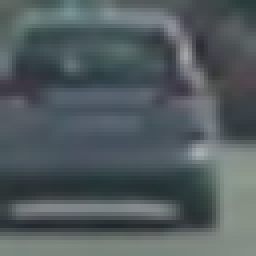
#> input picture vehicles/GTI_Far/image0006.png, 64 x 64 px (shown 4 times larger); its folder holds only this picture in this run; the run also reads 1 picture not shown here
$ jupyter execute --allow-errors vehicle_detection.ipynb   (shell and % lines are left out)   (older library calls are emulated)
#> lines starting #> are read from the running program, lines starting #| are printed output that depends on the picture
# Vehicle Detection

[cell 1]
import matplotlib.image as mpimg
import matplotlib.pyplot as plt
import numpy as np
import glob
from skimage.feature import hog
from sklearn.preprocessing import StandardScaler
import pickle
import cv2

Prepare data for classifier

[cell 2]
cars = glob.glob('vehicles/*/*.png')
notcars = glob.glob('non-vehicles/*/*.png')

print('* images analysis ',
      len(cars), ' cars and',
      len(notcars), ' non-cars')

[cell 3]
# Define a function to return some characteristics of the dataset
def data_look(car_list, notcar_list):
    data_dict = {}
    # Define a key in data_dict "n_cars" and store the number of car images
    data_dict["n_cars"] = len(car_list)
    # Define a key "n_notcars" and store the number of notcar images
    data_dict["n_notcars"] = len(notcar_list)
    # Read in a test image, either car or notcar
    example_img = mpimg.imread(car_list[0])
#> example_img is the input picture: shape (64, 64, 3) float32; mean R, G, B 0.322, 0.361, 0.373
    # Define a key "image_shape" and store the test image shape 3-tuple
    data_dict["image_shape"] = example_img.shape
    # Define a key "data_type" and store the data type of the test image.
    data_dict["data_type"] = example_img.dtype
    # Return data_dict
    return data_dict

[cell 4]
data_info = data_look(cars, notcars)
print('* function returned a count of',
      data_info["n_cars"], ' cars and',
      data_info["n_notcars"], ' non-cars')
#| * function returned a count of 2  cars and 0  non-cars
print('* image size: ', data_info["image_shape"], ' and data type:',
      data_info["data_type"])
#| * image size:  (64, 64, 3)  and data type: float32

[cell 5]
# sample_size = 500
# cars = cars[0:sample_size]
# notcars = notcars[0:sample_size]

color_space = 'YCrCb' # Can be RGB, HSV, LUV, HLS, YUV, YCrCb
orient = 9  # HOG orientations
pix_per_cell = 16 # HOG pixels per cell
cell_per_block = 2 # HOG cells per block
hog_channel = "ALL" # Can be 0, 1, 2, or "ALL"
spatial_size = (32, 32) # Spatial binning dimensions
hist_bins = 32    # Number of histogram bins
spatial_feat = True # Spatial features on or off
hist_feat = True # Histogram features on or off
hog_feat = True # HOG features on or off

[cell 6]
# Read in car / not-car images
car_ind = np.random.randint(0, len(cars))
#> car_ind = 0
#> (the rest of this cell did not finish here and is left out)

[cell 7]
##Extract Feastures Functions

def bin_spatial(img, size=(32, 32)):
    # Use cv2.resize().ravel() to create the feature vector
    features = cv2.resize(img, size).ravel()
    # Return the feature vector
    return features

# Define a function to compute color histogram features
def color_hist(img, nbins=32, bins_range=(0, 256)):
    # Compute the histogram of the color channels separately
    channel1_hist = np.histogram(img[:,:,0], bins=nbins, range=bins_range)
    channel2_hist = np.histogram(img[:,:,1], bins=nbins, range=bins_range)
    channel3_hist = np.histogram(img[:,:,2], bins=nbins, range=bins_range)
    # Concatenate the histograms into a single feature vector
    hist_features = np.concatenate((channel1_hist[0], channel2_hist[0], channel3_hist[0]))
    # Return the individual histograms, bin_centers and feature vector
    return hist_features

def get_hog_features(img, orient, pix_per_cell, cell_per_block,
                        vis=False, feature_vec=True):
    # Call with two outputs if vis==True
    if vis == True:
        features, hog_image = hog(img, orientations=orient, pixels_per_cell=(pix_per_cell, pix_per_cell),
                                  cells_per_block=(cell_per_block, cell_per_block), transform_sqrt=True,
                                  visualise=vis, feature_vector=feature_vec)
        return features, hog_image
    # Otherwise call with one output
    else:
        features = hog(img, orientations=orient, pixels_per_cell=(pix_per_cell, pix_per_cell),
                       cells_per_block=(cell_per_block, cell_per_block), transform_sqrt=True,
                       visualise=vis, feature_vector=feature_vec)
        return features

# Define a function to extract features from a list of images
# Have this function call bin_spatial() and color_hist()
def extract_features(imgs, cspace='RGB', spatial_size=(32, 32),
                        hist_bins=32, hist_range=(0, 256), orient=9,
                        pix_per_cell=8, cell_per_block=2, hog_channel=0):
    # Create a list to append feature vectors to
    features = []
    # Iterate through the list of images
    for file in imgs:
        # Read in each one by one
        image = mpimg.imread(file)
        # apply color conversion if other than 'RGB'
        if cspace != 'RGB':
            if cspace == 'HSV':
                feature_image = cv2.cvtColor(image, cv2.COLOR_RGB2HSV)
            elif cspace == 'LUV':
                feature_image = cv2.cvtColor(image, cv2.COLOR_RGB2LUV)
            elif cspace == 'HLS':
                feature_image = cv2.cvtColor(image, cv2.COLOR_RGB2HLS)
            elif cspace == 'YUV':
                feature_image = cv2.cvtColor(image, cv2.COLOR_RGB2YUV)
            elif color_space == 'YCrCb':
                feature_image = cv2.cvtColor(image, cv2.COLOR_RGB2YCrCb)
        else: feature_image = np.copy(image)
        # Apply bin_spatial() to get spatial color features
        spatial_features = bin_spatial(feature_image, size=spatial_size)
        # Apply color_hist() also with a color space option now
        hist_features = color_hist(feature_image, nbins=hist_bins, bins_range=hist_range)
        # Call get_hog_features() with vis=False, feature_vec=True
        if hog_channel == 'ALL':
            hog_features = []
            for channel in range(feature_image.shape[2]):
                hog_features.append(get_hog_features(feature_image[:,:,channel],
                                    orient, pix_per_cell, cell_per_block,
                                    vis=False, feature_vec=True))
            hog_features = np.ravel(hog_features)
        else:
            hog_features = get_hog_features(feature_image[:,:,hog_channel], orient,
                        pix_per_cell, cell_per_block, vis=False, feature_vec=True)

        # Append the new feature vector to the features list
        features.append(np.concatenate((spatial_features, hist_features,hog_features)))
    # Return list of feature vectors
    return features

# [45 lines left out: function single_img_features, not called in this run]

[cell 8]
car_features = extract_features(cars, cspace=color_space,
                        spatial_size=spatial_size, hist_bins=hist_bins,
                        orient=orient, pix_per_cell=pix_per_cell,
                        cell_per_block=cell_per_block,
                        hog_channel=hog_channel)
#> in extract_features, `feature_image = cv2.cvtColor(image, cv2.COLOR_RGB2YCrCb)`: feature_image: shape (64, 64, 3) float32; mean of channels 0, 1, 2 0.351, 0.48, 0.513
#> in bin_spatial, `features = cv2.resize(img, size).ravel()`: features = 3072 values, max 0.622 at index 1896, min 0.179 at index 2265, mean 0.448
#> in extract_features, `spatial_features = bin_spatial(feature_image, size=spatial_size)`: spatial_features has the same summary as features in bin_spatial
#> in color_hist, `hist_features = np.concatenate((channel1_hist[0], channel2_hist[0], ch..`: hist_features = 96 values, max 4096 at index 0, min 0 at index 1, mean 128
#> after the loop in extract_features, `for channel in range(feature_image.shape[2]):`: hog_features = 3 items
#> in extract_features, `hog_features = np.ravel(hog_features)`: hog_features = 972 values, max 0.552 at index 238, min 0 at index 244, mean 0.135
#> car_features = 2 items

notcar_features = extract_features(notcars, cspace=color_space,
                        spatial_size=spatial_size, hist_bins=hist_bins,
                        orient=orient, pix_per_cell=pix_per_cell,
                        cell_per_block=cell_per_block,
                        hog_channel=hog_channel)

#> (a cell that did not finish here is left out)

#> (a cell that did not finish here is left out)

[cell 11]
car_ind = np.random.randint(0, len(cars))
#> car_ind = 1
# Plot an example of raw and scaled features
fig = plt.figure(figsize=(12,4))
plt.subplot(131)
plt.imshow(mpimg.imread(cars[car_ind]))
plt.title('Original Image')
plt.subplot(132)
#> (the rest of this cell did not finish here and is left out)

[cell 12]
# Read in car / not-car images
car_ind = np.random.randint(0, len(cars))
#> (the rest of this cell did not finish here and is left out)

[cell 13]
print('Using:', orient, 'orientations', pix_per_cell, 'pixels per cell and', cell_per_block, 'cells per block')

Train classifier

[cell 14]
from sklearn.svm import LinearSVC
from sklearn.preprocessing import StandardScaler
from sklearn.model_selection import train_test_split
import time

# traning_model.color_classifier(X=scaled_X, Y=y, spatial=spatial, histbin=histbin)
# Split up data into randomized training and test sets
rand_state = np.random.randint(0, 100)
#> (the rest of this cell did not finish here and is left out)

[cell 15]
def draw_boxes(img, bboxes, color=(0, 0, 255), thick=6):
    # Make a copy of the image
    imcopy = np.copy(img)
    # Iterate through the bounding boxes
    for bbox in bboxes:
        # Draw a rectangle given bbox coordinates
        cv2.rectangle(imcopy, bbox[0], bbox[1], color, thick)
    # Return the image copy with boxes drawn
    return imcopy


# Define a function that takes an image,
# start and stop positions in both x and y,
# window size (x and y dimensions),
# and overlap fraction (for both x and y)
def slide_window(img, x_start_stop=[None, None], y_start_stop=[None, None],
                    xy_window=(64, 64), xy_overlap=(0.5, 0.5)):
    # If x and/or y start/stop positions not defined, set to image size
    if x_start_stop[0] == None:
        x_start_stop[0] = 0
    if x_start_stop[1] == None:
        x_start_stop[1] = img.shape[1]
    if y_start_stop[0] == None:
        y_start_stop[0] = 0
    if y_start_stop[1] == None:
        y_start_stop[1] = img.shape[0]
    # Compute the span of the region to be searched
    xspan = x_start_stop[1] - x_start_stop[0]
    yspan = y_start_stop[1] - y_start_stop[0]
    # Compute the number of pixels per step in x/y
    nx_pix_per_step = np.int(xy_window[0]*(1 - xy_overlap[0]))
    ny_pix_per_step = np.int(xy_window[1]*(1 - xy_overlap[1]))
    # Compute the number of windows in x/y
    nx_windows = np.int(xspan/nx_pix_per_step) - 1
    ny_windows = np.int(yspan/ny_pix_per_step) - 1
    # Initialize a list to append window positions to
    window_list = []
    # Loop through finding x and y window positions
    # Note: you could vectorize this step, but in practice
    # you'll be considering windows one by one with your
    # classifier, so looping makes sense
    for ys in range(ny_windows):
        for xs in range(nx_windows):
            # Calculate window position
            startx = xs*nx_pix_per_step + x_start_stop[0]
            endx = startx + xy_window[0]
            starty = ys*ny_pix_per_step + y_start_stop[0]
            endy = starty + xy_window[1]
            # Append window position to list
            window_list.append(((startx, starty), (endx, endy)))
    # Return the list of windows
    return window_list

[cell 16]
# Define a function you will pass an image
# and the list of windows to be searched (output of slide_windows())
# [30 lines left out: function search_windows, not called in this run]

[cell 17]
image = mpimg.imread('test_images/test6.jpg')
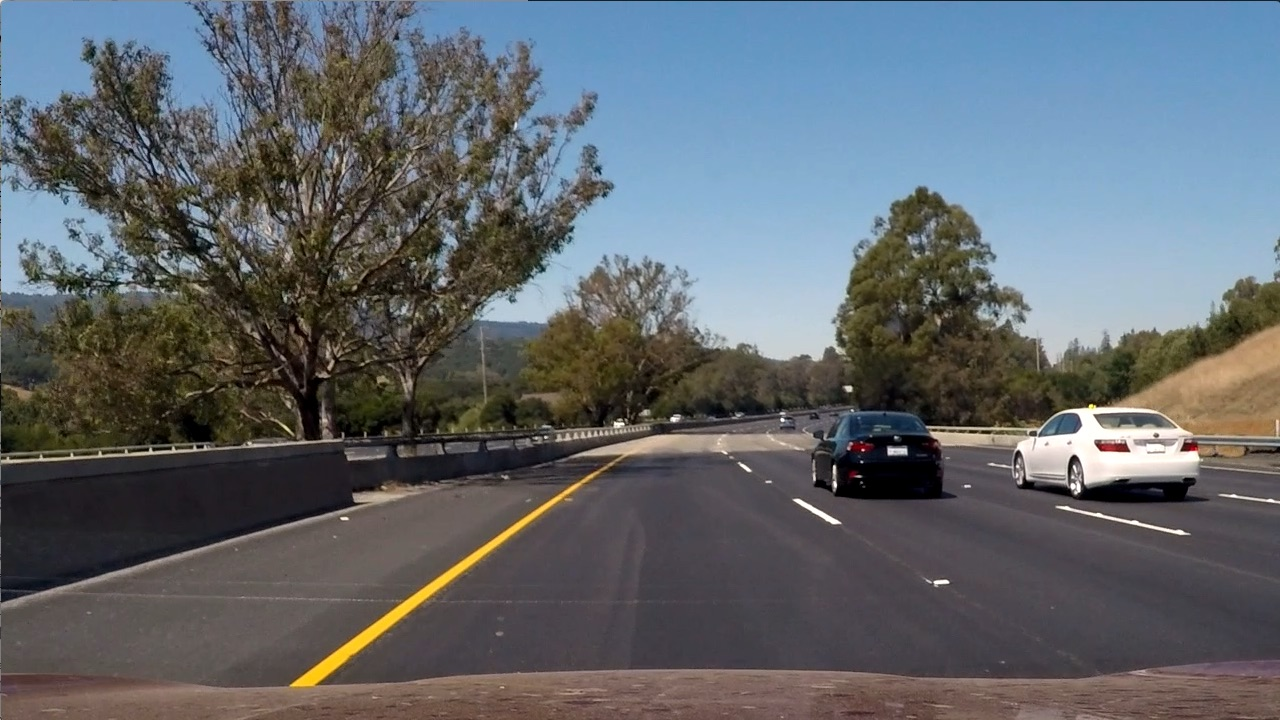
#> input picture test_images/test6.jpg, 1280 x 720 px
#> image is the input picture: shape (720, 1280, 3); mean R, G, B 97, 102.6, 107.9
draw_image = np.copy(image)
image = image.astype(np.float32)/255.0
windows = []

#Windows1
y_start_stop1 = [380, 580]
x_start_stop1 = [200,1200]
win_size1 = (96,96)
windows.extend(slide_window(image, x_start_stop=x_start_stop1, y_start_stop=y_start_stop1,
                    xy_window=win_size1, xy_overlap=(0.65, 0.65)))

# # Windows2
y_start_stop2 = [400,592]
x_start_stop2 = [0,1280]
win_size2 = (140,140)
windows.extend(slide_window(image, x_start_stop=x_start_stop2, y_start_stop=y_start_stop2,
                    xy_window=win_size2, xy_overlap=(0.55, 0.55)))

# Windows3
y_start_stop3 = [410,680]
x_start_stop3 = [0,1280]
win_size3 = (192,192)
windows.extend(slide_window(image, x_start_stop=x_start_stop3, y_start_stop=y_start_stop3,
                    xy_window=win_size3, xy_overlap=(0.55, 0.55)))

# Windows4
y_start_stop4 = [380,508]
x_start_stop4 = [300,1200]
win_size4 = (64,64)
windows.extend(slide_window(image, x_start_stop=x_start_stop4, y_start_stop=y_start_stop4,
                    xy_window=win_size4, xy_overlap=(0.6, 0.6)))

[cell 18]
# window_img = draw_boxes(draw_image, windows, color=(0, 100, 200), thick=6)
window_img = draw_boxes(draw_image, windows, color=(0, 255, 0), thick=6)
#> the loop in draw_boxes, `for bbox in bboxes:` made 349 passes
#> bbox on passes 1 to 3: ((200, 380), (296, 476)), ((233, 380), (329, 476)), ((266, 380), (362, 476))
#> after the loop in draw_boxes, `for bbox in bboxes:`:
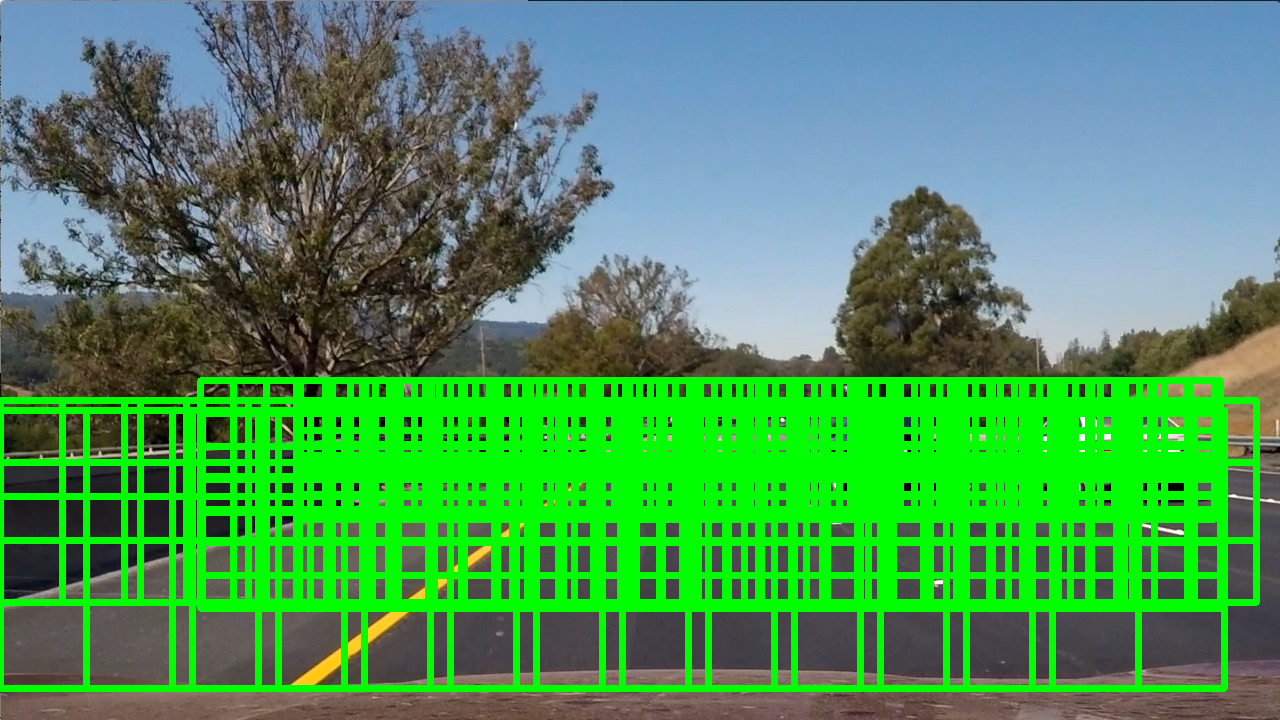
#> imcopy: shape (720, 1280, 3); mean R, G, B 75.4, 148.9, 89

plt.imshow(window_img)
plt.show()

[cell 19]
from scipy.ndimage.measurements import label
# [40 lines left out: functions add_heat, apply_threshold, draw_labeled_bboxes, check_box, not called in this run]

class heatmap_obj:
    def __init__(self,image,num_frames):
        self.heatmap = np.zeros_like(image[:,:,0])
        self.iteration = 0
        self.heatmaps = []
        self.cur_heatmap = np.zeros_like(image[:,:,0])
        self.threshmap = np.zeros_like(image[:,:,0])
        self.num_history = num_frames

    # [93 lines left out: functions add_heat, apply_threshold, update_hms, hard_negative_mining, overlap_labels, overlap, not called in this run]
#Tested manually.

[cell 20]
# image = mpimg.imread('test_images/rtest0.png')
image = mpimg.imread('test_images/test6.jpg')
draw_image = np.copy(image)
image = image.astype(np.float32)/255.0

plt.imshow(draw_image)

[cell 21]
#create a heatmap object

threshold_detections = 3
num_frames = 36
hmt = heatmap_obj(image,36)

[cell 22]
#Script version of the P5 function for debug

picture_index = 0
image = mpimg.imread('test_images/test6.jpg')
cut_image = np.copy(image)
draw_image = np.copy(image)
image = image.astype(np.float32)/255.0

#> (the rest of this cell did not finish here and is left out)

[cell 23]
plt.imshow(window_img)

[cell 24]
picture_index = 0
negative_mining = False
threshold_detections = 3
num_frames = 12
hm = heatmap_obj(np.zeros_like(image),num_frames)
